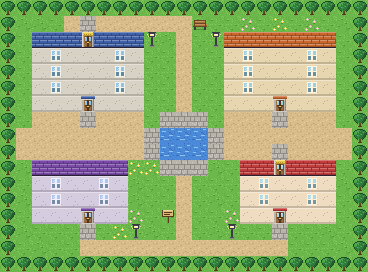

The image is a tile-based game level rendered from a .tmx file. Its description and complete source (layers, tilesets, objects, tile grids) follow:
An orthogonal 23x17 tile map with 16x16 px tiles, 1 tile layer (Ground).

<map version="1.10" tiledversion="1.11.0" orientation="orthogonal" renderorder="right-down" width="23" height="17" tilewidth="16" tileheight="16" infinite="0" nextlayerid="2" nextobjectid="1">
 <tileset firstgid="1" source="placeholder_tileset.tsx" />
 <layer id="1" name="Ground" width="23" height="17">
  <data encoding="csv">
3,3,3,3,3,3,3,3,3,3,3,3,3,3,3,3,3,3,3,3,3,3,3,
3,21,21,1,2,28,2,2,2,2,2,2,25,1,1,22,1,23,1,22,1,21,3,
3,1,5,5,5,40,5,5,5,26,21,2,1,26,9,9,9,9,9,9,9,1,3,
3,1,6,7,6,6,6,7,6,1,1,2,1,1,10,11,10,10,10,11,10,1,3,
3,1,6,7,6,6,6,7,6,1,1,2,1,1,10,11,10,10,10,11,10,1,3,
3,1,6,7,6,6,6,7,6,1,1,2,1,1,10,11,10,10,10,11,10,1,3,
3,1,6,6,6,8,6,6,6,1,1,2,1,1,10,10,10,12,10,10,10,1,3,
3,1,2,2,2,28,2,2,2,1,28,28,28,1,2,2,2,28,2,2,2,1,3,
3,2,2,2,2,2,2,2,2,28,4,4,4,28,2,2,2,2,2,2,2,2,3,
3,2,2,2,2,2,2,2,2,28,4,4,4,28,2,2,2,28,2,2,2,2,3,
3,21,17,17,17,17,17,17,23,23,28,28,28,21,1,13,13,42,13,13,13,1,3,
3,1,18,19,18,18,19,18,21,1,1,2,1,1,1,14,15,14,14,15,14,21,3,
3,21,18,19,18,18,19,18,21,1,1,2,1,21,1,14,15,14,14,15,14,1,3,
3,1,18,18,18,20,18,18,22,1,27,2,1,1,22,14,14,16,14,14,14,1,3,
3,21,1,1,1,28,1,23,26,21,1,2,1,21,26,1,1,28,1,1,21,1,3,
3,1,21,1,1,2,2,2,2,2,2,2,2,2,2,2,2,2,1,1,1,21,3,
3,3,3,3,3,3,3,3,3,3,3,3,3,3,3,3,3,3,3,3,3,3,3
</data>
 </layer>
</map>
